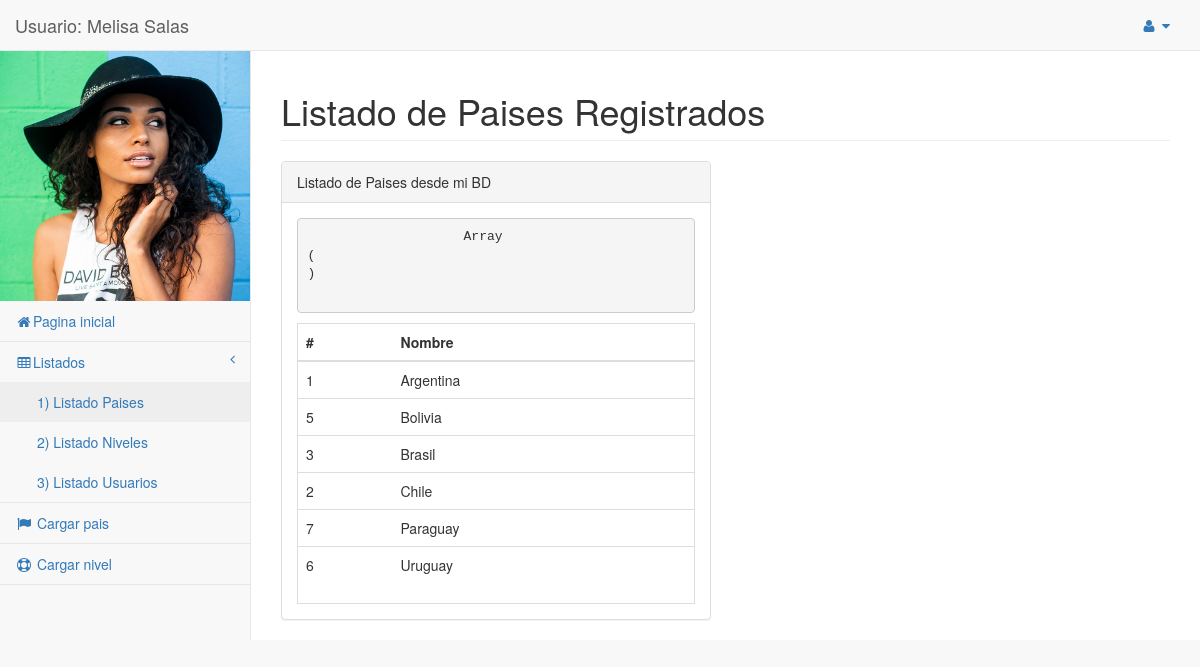
Page /listado_paises1.php (signed in) on the committed database.
### tables this page shows
CREATE TABLE IF NOT EXISTS `paises` (
  `id` int(11) NOT NULL AUTO_INCREMENT,
  `denominacion` varchar(50) NOT NULL,
  PRIMARY KEY (`id`)
);

### funciones/select_paises.php (called while the page is built)
<?php
function Listar_Paises($vConexion) {
    $Listado=array();
    $SQL = "SELECT * FROM paises ORDER BY denominacion";
     $rs = mysqli_query($vConexion, $SQL);
     $i=0;
    while ($data = mysqli_fetch_array($rs)) {
            $Listado[$i]['ID'] = $data['id'];
            $Listado[$i]['NOMBRE'] = $data['denominacion'];
            $i++;
    }
    return $Listado;
}

### listado_paises1.php (the view, shortened to what this page needs)
<?php
$MiConexion = ConexionBD();
require_once 'funciones/select_paises.php';
$ListadoPaises = Listar_Paises($MiConexion);
$CantidadPaises = count($ListadoPaises);
?>
<?php require_once 'header.inc.php'; ?>
</head>
<body>
    <div id="wrapper">
        <nav class="navbar navbar-default navbar-static-top" role="navigation" style="margin-bottom: 0">
            <div class="navbar-header">
                <a class="navbar-brand" href="index.php">
                Usuario:  <?php echo $_SESSION['Usuario_Nombre'].' '.$_SESSION['Usuario_Apellido']; ?>
                </a>
            </div>
            <?php require_once 'user.inc.php'; ?>
            <?php require_once 'menu.inc.php'; ?>
        </nav>
        <div id="page-wrapper">
            <div class="row">
                <div class="col-lg-12">
                    <h1 class="page-header">Listado de Paises Registrados</h1>
                </div>
            </div>
            <div class="row">
                <div class="col-lg-6">
                    <div class="panel panel-default">
                        <div class="panel-heading">
                            Listado de Paises desde mi BD
                        </div>
                        <div class="panel-body">
                        <pre>
                    <?php print_r($_POST) ?>
                    </pre>
                            <div class="table-responsive table-bordered">
                                <table class="table">
                                    <thead>
                                        <tr>
                                            <th>#</th>
                                            <th>Nombre</th>
                                        </tr>
                                    </thead>
                                    <tbody>
                                        <?php for ($i=0; $i<$CantidadPaises; $i++) { ?>
                                            <tr>
                                            <td><?php echo $ListadoPaises[$i]['ID']; ?></td>
                                            <td><?php echo $ListadoPaises[$i]['NOMBRE']; ?></td>
                                            </tr>
                                        <?php } ?>
                                    </tbody>
                                </table>
                            </div>
                        </div>
                    </div>
                </div>
            </div>
                </div>
            </div>
<?php require_once 'footer.inc.php'; ?>

### rows in the picture
paises: id "1", denominacion "Argentina"
paises: id "5", denominacion "Bolivia"
paises: id "3", denominacion "Brasil"
paises: id "2", denominacion "Chile"
paises: id "7", denominacion "Paraguay"
paises: id "6", denominacion "Uruguay"

### other values in the picture
$_SESSION['Usuario_Nombre'] "Melisa"
$_SESSION['Usuario_Apellido'] "Salas"
